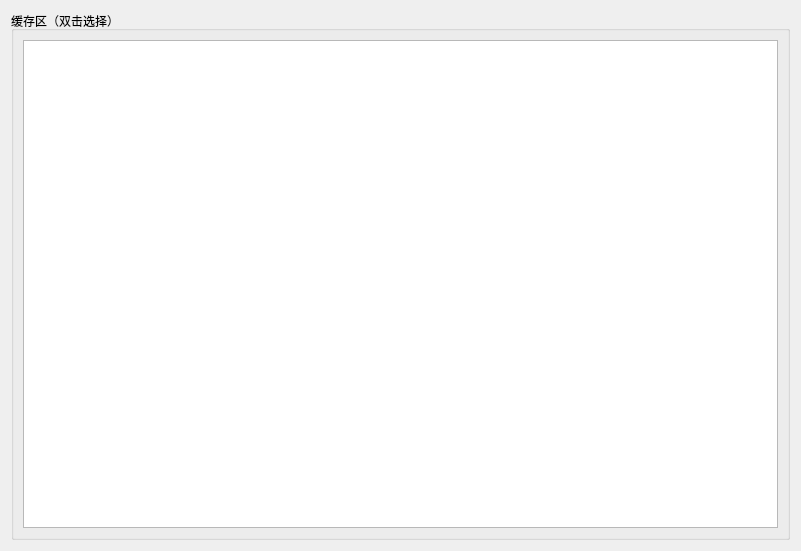
<?xml version="1.0" encoding="UTF-8"?>
<ui version="4.0">
 <class>huancun</class>
 <widget class="QWidget" name="huancun">
  <property name="geometry">
   <rect>
    <x>0</x>
    <y>0</y>
    <width>801</width>
    <height>551</height>
   </rect>
  </property>
  <property name="windowTitle">
   <string>Form</string>
  </property>
  <layout class="QGridLayout" name="gridLayout_2">
   <item row="0" column="0">
    <widget class="QGroupBox" name="groupBox">
     <property name="title">
      <string>缓存区（双击选择）</string>
     </property>
     <layout class="QGridLayout" name="gridLayout">
      <item row="0" column="0">
       <widget class="ListWidgetWithDelete" name="huancunqu"/>
      </item>
     </layout>
    </widget>
   </item>
  </layout>
 </widget>
 <customwidgets>
  <customwidget>
   <class>ListWidgetWithDelete</class>
   <extends>QListWidget</extends>
   <header location="global">ui.widgets</header>
  </customwidget>
 </customwidgets>
 <resources/>
 <connections/>
</ui>
